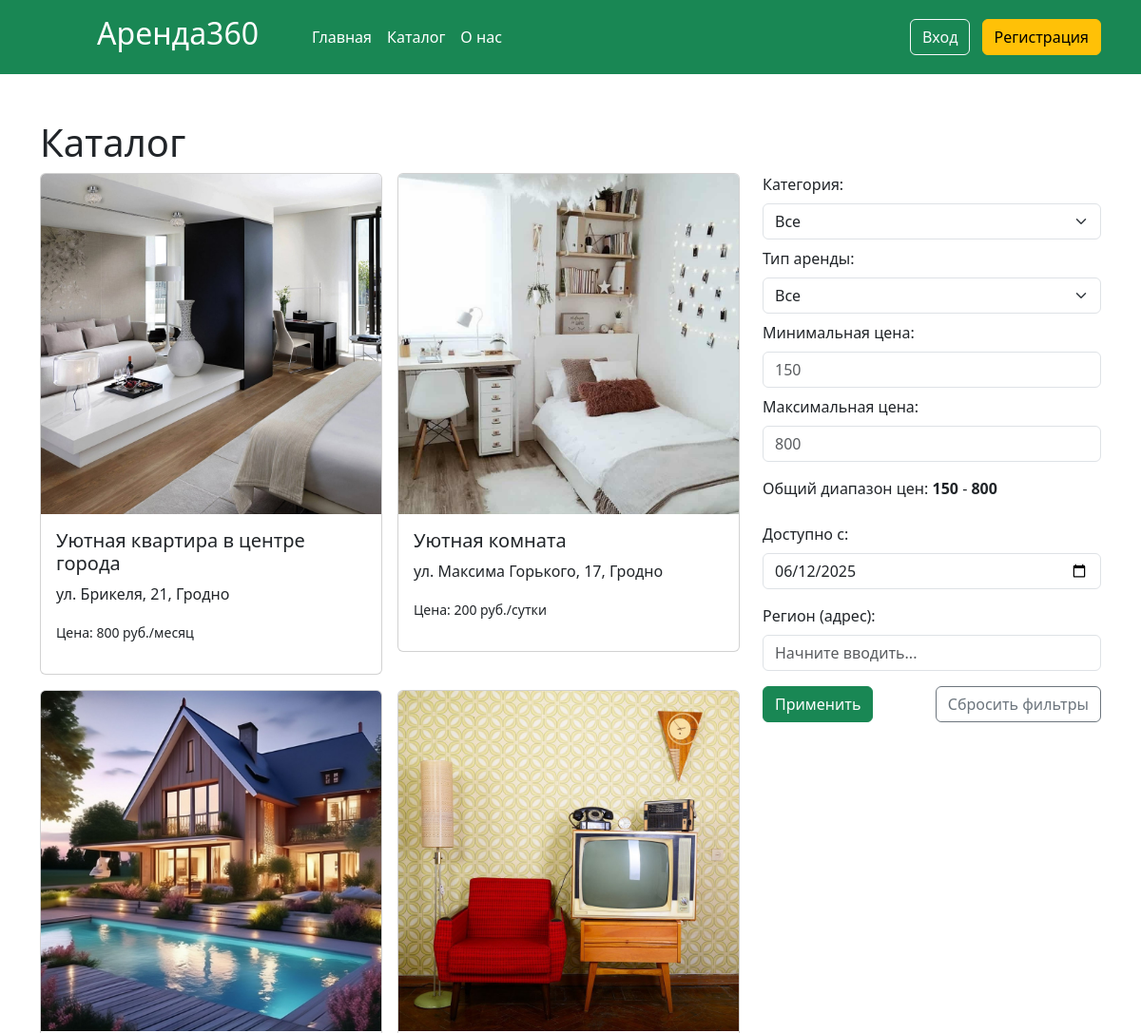
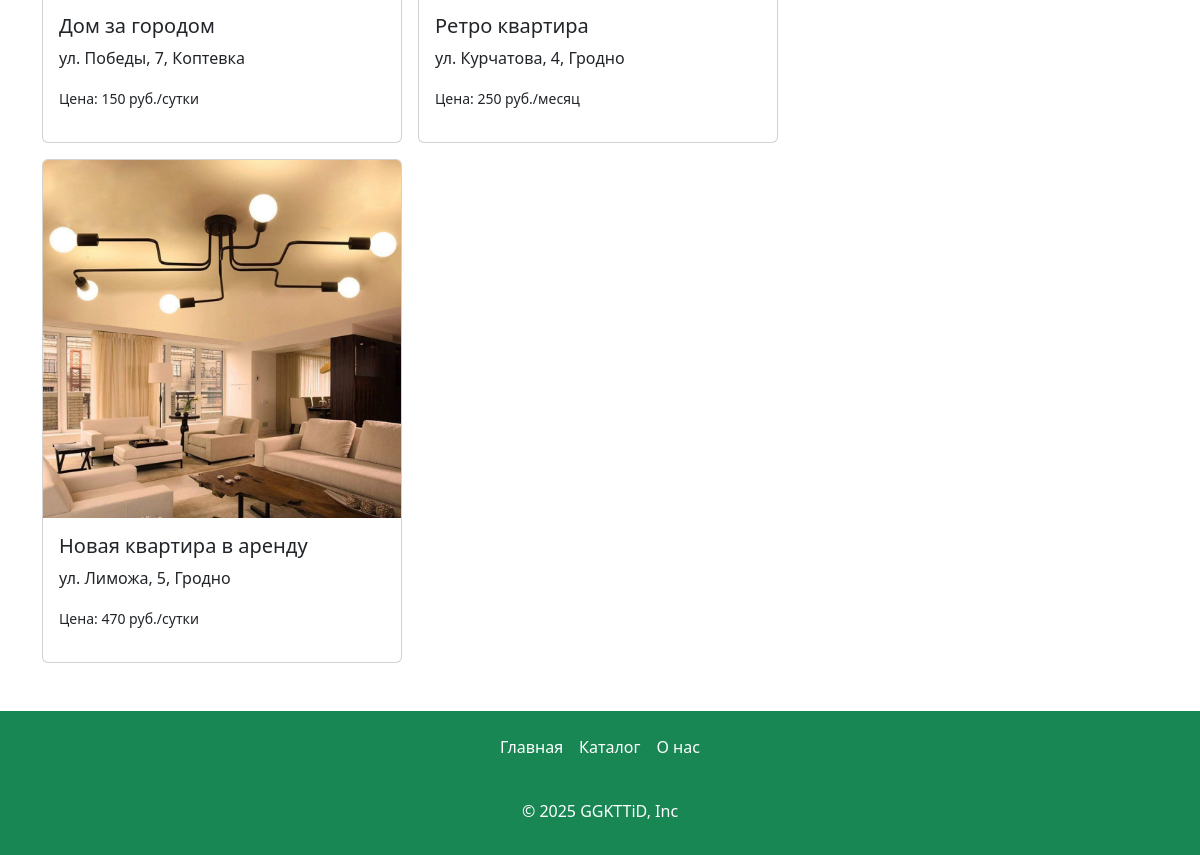
The app's page /catalog, older data (2 pictures, top to bottom).
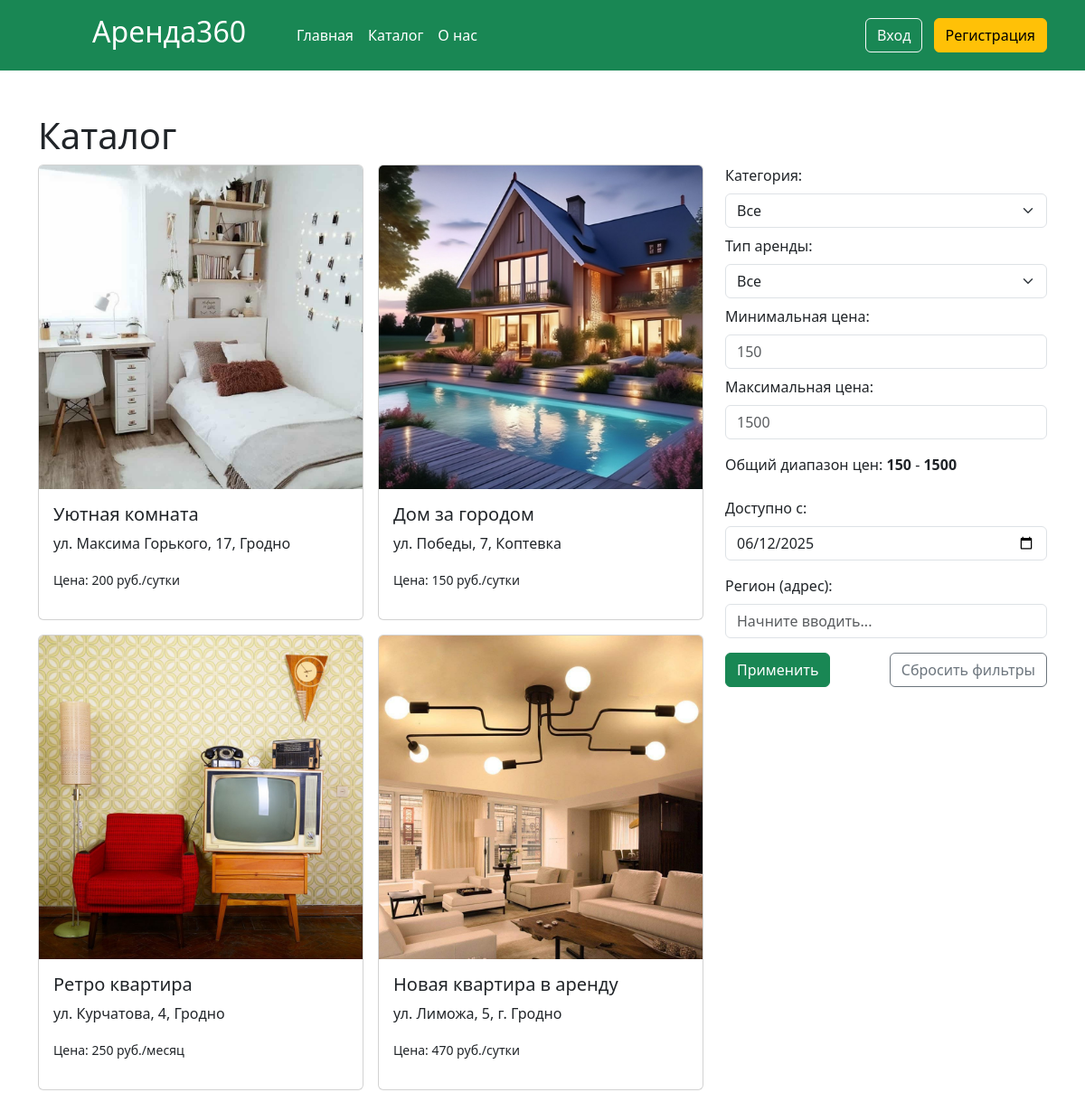
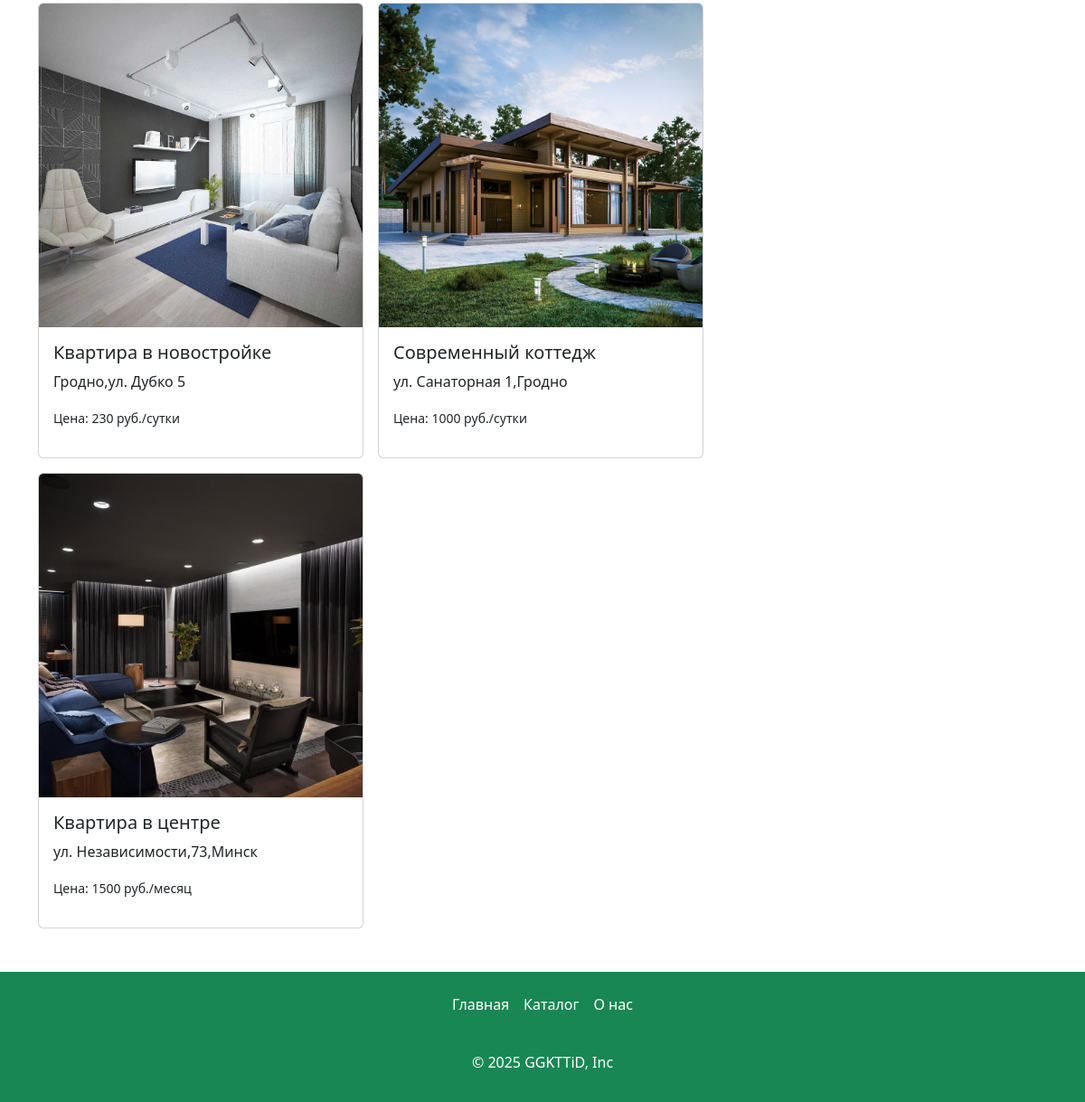
The same page, newer data (2 pictures, top to bottom).
### app.py (models this page shows, shortened)
class Articles(db.Model):
    id = db.Column(db.Integer,primary_key=True)
    title = db.Column(db.String(100))
    text = db.Column(db.Text)
    image_name = db.Column(db.String(100))
    category = db.Column(db.String(100))
    price = db.Column(db.Integer)
    floor = db.Column(db.Integer)
    entrance = db.Column(db.Integer)
    type_app = db.Column(db.String(100))
    address= db.Column(db.String(100))
    count_rooms = db.Column(db.Integer)
    hide = db.Column(db.Boolean, default=True)
    id_user = db.Column(db.Integer, db.ForeignKey('users.id'))
    orders = db.relationship('Orders', backref='article', lazy=True)
    images = db.relationship('Image', backref='article', lazy=True, cascade="all, delete-orphan")

### app.py (the view)
@app.route('/catalog')
def catalog():
    if request.method == 'GET':
        category = request.args.get('category')
        min_price = request.args.get('min_price')
        max_price = request.args.get('max_price')
        type_app = request.args.get('type_app')
        address_filter = request.args.get('address')
        available_date_str = request.args.get('available_date')
        available_date = datetime.strptime(available_date_str, "%Y-%m-%d") if available_date_str else None
        count_rooms = request.args.get('room_type')
        min_price_all = db.session.query(func.min(Articles.price)).scalar()
        max_price_all = db.session.query(func.max(Articles.price)).scalar()
        query = Articles.query
        addresses = db.session.query(Articles.address).distinct().all()
        addresses = [a[0] for a in addresses if a[0]]
        if address_filter:
           query = query.filter(func.lower(Articles.address).ilike(func.lower(f"%{address_filter}%")))
        if category:
            query = query.filter(Articles.category == category)
        if min_price:
            query = query.filter(Articles.price >= int(min_price))
        if max_price:
            query = query.filter(Articles.price <= int(max_price))
        if type_app:
            query = query.filter(Articles.type_app == type_app)
        if available_date:
            query = query.filter(~Articles.orders.any(Orders.date == available_date))
        if count_rooms:
            if int(count_rooms) >= 4:
                query = query.filter(Articles.count_rooms >= int(count_rooms))
            else:
                query = query.filter(Articles.count_rooms == int(count_rooms))
        filtered_articles = query.all()
        return render_template("catalog.html",addresses=addresses, datetime = datetime, timedelta=timedelta, articles=filtered_articles,min_price_all=min_price_all,max_price_all=max_price_all)

### app.py (called while the page is built)
@app.context_processor
def inject_unread_messages():
    if 'name' in session:
        current_user = Users.query.filter_by(email=session['name']).first()
        unread_count = Messages.query.filter_by(recipient_id=current_user.id, is_read=False).count()
        return dict(unread_messages=unread_count)
    return dict(unread_messages=0)

@app.context_processor
def inject_user():
    def get_user_name():
        if 'name' in session:
            return Users.query.filter_by(email=session['name']).first()
    return dict(active_user=get_user_name())

@app.context_processor
def inject_unread_count():
    if 'name' in session:
        user = Users.query.filter_by(email=session['name']).first()
        if user:
            unread_count = Notification.query.filter_by(user_id=user.id, is_read=False).count()
            return dict(unread_notifications=unread_count)
    return dict(unread_notifications=0)

### templates/catalog.html (shortened to what this page needs)
{% extends 'base.html' %}
{% block main %}
  <main>
    <div class="container my-5">
        <h1>Каталог</h1>
      <div class="row">
        <div class="col-md-8">
          <div class="row g-3">
            {%if articles%}
            {%for article in articles%}
            {%if not article.hide or active_user.root == 1%}
            <div class="col-md-6">
              <a href="/card/{{article.id}}" class="card-link">
                <div class="card position-relative">
                  <img
                    src="./static/img/upload/{{article.image_name}}"
                    class="card-img-top"
                    alt="{{article.title}}"
                  />
                  <div class="card-body">
                    <h5 class="card-title">{{article.title}}</h5>
                    <p class="font-weight-bold">{{article.address}}</p>
                    <p><small>Цена: {{article.price}} руб./{%if article.type_app=="Посуточная"%}сутки{%else%}месяц{%endif%}</small></p>
                  </div>
                </div>
              </a>
            </div>
            {%endif%}
            {%endfor%}
            {%else%}
              <p>Ничего не найдено!</p>
            {%endif%}
          </div>
        </div>
        <div class="col-md-4">
          <form method="GET" action="/catalog" class="">
            <label for="category" class="form-label">Категория:</label>
            <select name="category" id="category" class="form-select" onchange="toggleRoomType()">
                <option value="">Все</option>
            </select>
            <label for="type_app" class="form-label mt-2">Тип аренды:</label>
            <select name="type_app" id="type_app" class="form-select">
                <option value="">Все</option>
            </select>
            <label for="min_price" class="form-label mt-2">Минимальная цена:</label>
            <input type="number" min="1" class="form-control" name="min_price" id="min_price" placeholder="{{min_price_all}}" value="{{ request.args.get('min_price', '') }}">
            <label for="max_price" class="form-label mt-2">Максимальная цена:</label>
            <input type="number" min="1" class="form-control" name="max_price" id="max_price" placeholder="{{max_price_all}}" value="{{ request.args.get('max_price', '') }}">
            <p class="mt-3">
              Общий диапазон цен:
              <span class="fw-bold">{{ min_price_all }}</span> -
              <span class="fw-bold">{{ max_price_all }}</span>
            </p>
            <label for="available_date" class="form-label mt-2">Доступно с:</label>
            <input type="date" class="form-control" name="available_date" id="available_date"
            value="{{ request.args.get('available_date', datetime.now().strftime('%Y-%m-%d')) }}"
            min="{{ datetime.now().strftime('%Y-%m-%d') }}"
            max="{{ (datetime.now() + timedelta(days=365)).strftime('%Y-%m-%d') }}">
            <label for="address" class="form-label mt-3">Регион (адрес):</label>
            <input list="addresses" name="address" id="address" class="form-control"
                   value="{{ request.args.get('address', '') }}" placeholder="Начните вводить...">
            <div class="d-flex justify-content-between mt-3">
                <button type="submit" class="btn btn-success">Применить</button>
                <a href="/catalog" class="btn btn-outline-secondary">Сбросить фильтры</a>
            </div>
          </form>
        </div>
      </div>
    </div>
  </main>
{% endblock %}

### templates/base.html (shortened to what this page needs)
<!DOCTYPE html>
<html lang="en">
  <head>
    <link
      href="{{ url_for('static', filename='css/bootstrap.min.css') }}"
      rel="stylesheet"
    />
    <link rel="stylesheet" href="{{ url_for('static', filename='css/style.css') }}" />
    <link rel="stylesheet" href="https://cdn.jsdelivr.net/npm/flatpickr/dist/flatpickr.min.css">
<link
  rel="stylesheet"
  href="https://unpkg.com/leaflet@1.9.4/dist/leaflet.css"
/>
  </head>
  <body>
    <header class="p-3 text-bg-success">
      <div class="container">
        <div
          class="d-flex flex-wrap align-items-center justify-content-center justify-content-lg-start"
        >
          <a
            href="/"
            class="d-flex align-items-center mb-2 mb-lg-0 text-white text-decoration-none"
          >
            <h2>Аренда360</h2>
          </a>
          <ul
            class="nav col-12 col-lg-auto me-lg-auto mx-5 mb-2 justify-content-center mb-md-0"
          >
            <li>
              <a href="/" class="nav-link px-2 text-white">Главная</a>
            </li>
            <li><a href="/catalog" class="nav-link px-2 text-white">Каталог</a></li>
            <li>
              <a href="/about" class="nav-link px-2 text-white">О нас</a>
            </li>
          </ul>
          <div class="text-end">
            {%if 'name' in session and active_user %}
            <a href="/my_chats" class="btn btn-outline-light me-2">Мои чаты <span class="badge bg-danger">{{ unread_messages }}</span></a>
            <a href="/profile" class="btn btn-outline-light me-2 position-relative">
              Профиль
              {% if unread_notifications > 0 %}
            <span class="position-absolute top-0 start-100 translate-middle badge rounded-pill bg-danger">
                {{ unread_notifications }}
            </span>
            {% endif %}
            </a>
            <a href="/logout"  class="btn btn-warning">Выйти</a>
            {% else %}
            <a href="/login" class="btn btn-outline-light me-2">Вход</a>
             <a href="/reg"  class="btn btn-warning">Регистрация</a>
             {%endif%}
          </div>
        </div>
      </div>
    </header>
    {% block main %} {% endblock %}
    <footer class="py-3 text-bg-success">
      <ul class="nav justify-content-center pb-3 mb-3">
        <li class="nav-item">
          <a href="/" class="nav-link px-2 text-white">Главная</a>
        </li>
        <li class="nav-item">
          <a href="/catalog" class="nav-link px-2 text-white">Каталог</a>
        </li>
        <li class="nav-item">
          <a href="/about" class="nav-link px-2 text-white">О нас</a>
        </li>
      </ul>
      <p class="text-center text-body-white">© 2025 GGKTTiD, Inc</p>
    </footer>
  </body>
</html>

### static/css/style.css (style rules this page uses)
html { height: 100%; }
body { display: flex; flex-direction: column; height: 100%; background-color: #ffff; border-radius: 30px; }
main { flex: 1 0 auto; }
footer { flex: 0 0 auto; }
.card-link { text-decoration: none; }
.card { transition: box-shadow 0.3s; }

Row changes from the older to the newer data that the page shows:
no longer on this page (row edited): Articles: image_name (picture), title "Уютная квартира в центре города", address "ул. Брикеля, 21, Гродно", price "800", type_app "месяц"
changed Articles "Новая квартира в аренду": address "ул. Лиможа, 5, Гродно" → "ул. Лиможа, 5, г. Гродно"
added Articles: image_name (picture), title "Квартира в новостройке", address "Гродно,ул. Дубко 5", price "230", type_app "сутки"
added Articles: image_name (picture), title "Современный коттедж", address "ул. Санаторная 1,Гродно", price "1000", type_app "сутки"
added Articles: image_name (picture), title "Квартира в центре", address "ул. Независимости,73,Минск", price "1500", type_app "месяц"
Text that changed along with them:
form field max_price: "800" → "1500"
{{ max_price_all }}: "800" → "1500"
